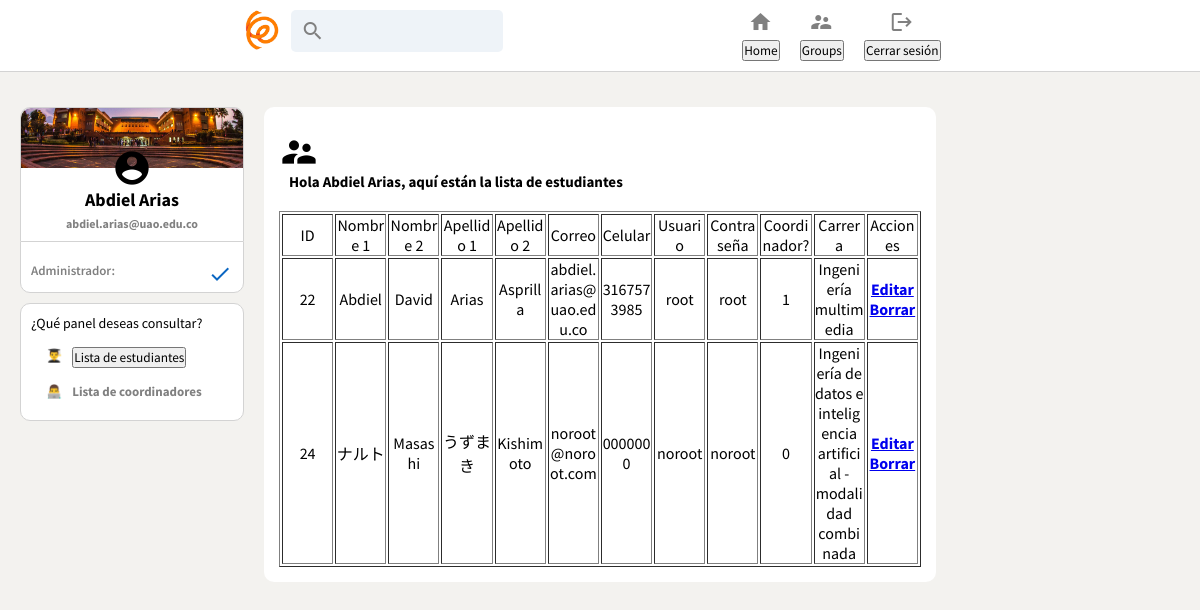
/ogedb-project/lista-estudiante.php (signed in), run on an earlier commit of the app's database.
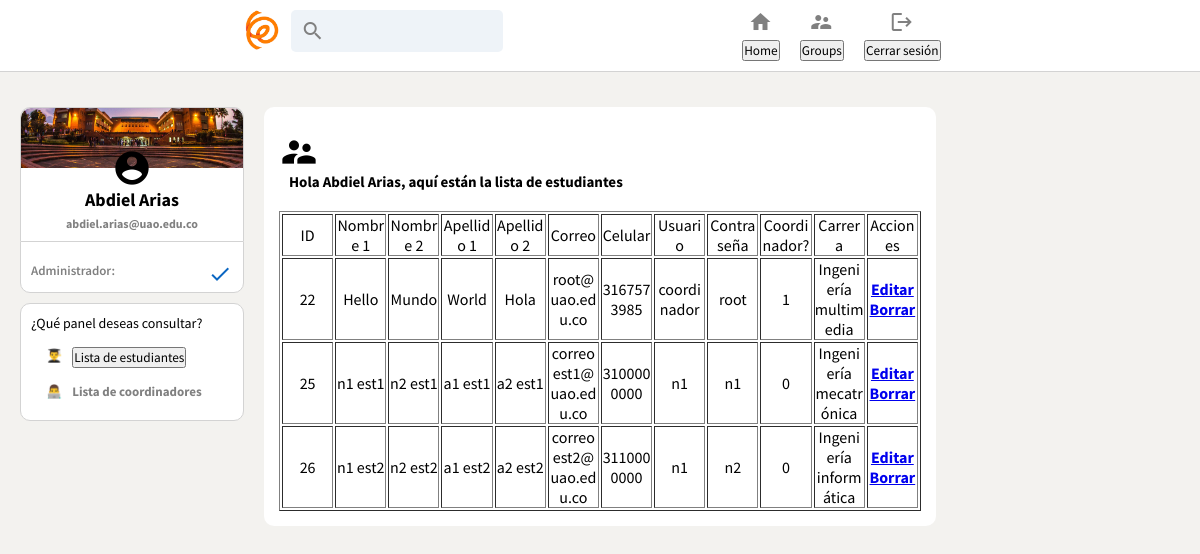
And on a later commit of the database.
### tables this page shows
CREATE TABLE `cuentas` (
  `idCuenta` int(11) NOT NULL,
  `nombre1Cuenta` varchar(50) NOT NULL,
  `nombre2Cuenta` varchar(50) NOT NULL,
  `apellido1Cuenta` varchar(50) NOT NULL,
  `apellido2Cuenta` varchar(50) NOT NULL,
  `correoInstitucional` varchar(100) NOT NULL,
  `numeroCelular` varchar(10) NOT NULL,
  `usuarioCuenta` varchar(50) NOT NULL,
  `contraseniaCuenta` varchar(50) NOT NULL,
  `esCoordinador` tinyint(1) NOT NULL,
  `nombreCarrera` varchar(255) NOT NULL
);

### ogedb-project/lista-estudiante.php (the view, shortened to what this page needs)
<?php
if (isset($_SESSION['idAdmin']) && isset($_SESSION['user_name'])) {
 ?>
<html lang="en">
<head>
    <link rel="stylesheet" type="text/css" href="css/sourcesanspro-font.css">
    <link rel="stylesheet" href="css/style.css">
    <link rel="stylesheet" href="css/stylehome_pro.css" />
</head>
<body>
    <div class="header">
        <div class="header__left">
            <img src="images/oge_student.png" alt="" onclick="window.open('home_pro.php','_self');"/>
            <div class="header__search">
            <i class="material-icons"> search </i>
            <input type="text">
            </div>
        </div>
        <div class="header__right">
            <div class="headerOption">
            <i class="material-icons headerOption__icon"> home </i>
            <h3><a href="home_pro.php"><input type="button" value="Home"></a></h3>
        </div>
        <div class="headerOption">
            <i class="material-icons headerOption__icon"> supervisor_account </i>
            <h3><a href="grupos.php"><input type="button" value="Groups"></a></h3>
        </div>
        <div class="headerOption">
            <i class="material-icons headerOption__icon" type=> logout </i>
            <h3><a href="logout.php"><input type="button" value="Cerrar sesión"></a></h3>
        </div>
        </div>
    </div>
    <div class="body__main">
        <div class="sidebar">
            <div class="sidebar__top">
                <img src="images/CAMPUS-PLANEACION.jpg" alt="" />
                <i class="material-icons sidebar__topAvatar"> account_circle </i>
                <h2><?php echo $_SESSION['nombre1Admin']; ?> <?php echo $_SESSION['apellido1Admin']?></h2>
                <h4><?php echo $_SESSION['correoAdmin']; ?></h4>
            </div>
            <div class="sidebar__stats">
                <div class="sidebar__stat">
                    <p>Administrador:</p>
                    <p class="sidebar__statNumber">
                       <i class="material-icons headerOption__icon">check</i>
                    </p>
                </div>
            </div>
            <div class="sidebar__bottom">
                <p>¿Qué panel deseas consultar?</p>
                <div class="sidebar__recentItem">
                    <span class="sidebar__hash">👨‍🎓</span>
                    <p>
                    <h3><a href="lista-estudiante.php"><input type="button" value="Lista de estudiantes"></a></h3>
                    </p>
                </div>
                <div class="sidebar__recentItem">
                    <span class="sidebar__hash">👨‍💻</span>
                    <p>Lista de coordinadores</p>
                </div>
            </div>
        </div>
        <div class="feed">
            <div class="post">
		<table border="1">
                <tr>
                <div class="post__header">
                    <td>ID</td>
                    <td>Nombre 1</td>
                    <td>Nombre 2</td>
                    <td>Apellido 1</td>
                    <td>Apellido 2</td>
                    <td>Correo</td>
                    <td>Celular</td>
                    <td>Usuario</td>
                    <td>Contraseña</td>
                    <td>Coordinador?</td>
                    <td>Carrera</td>
                    <td>Acciones</td>
                    <i class="material-icons sidebar__topAvatar"> supervisor_account </i>
                    <div class="post__info">
                        <h2>Hola <?php echo $_SESSION['nombre1Admin']?> <?php echo $_SESSION['apellido1Admin']?>,
                        aquí están la lista de estudiantes
                    </h2>
                    <br>
                    </div>
                </div>
                </tr>
                <?php
                    $sname= "localhost";
                    $unmae= "root";
                    $password = "root";
                    $db_name = "oge_bd";
                    $conn = mysqli_connect($sname, $unmae, $password, $db_name);
                $sqlshow ="SELECT * FROM cuentas";
                $resultshow = mysqli_query($conn,$sqlshow);
                if(mysqli_num_rows($resultshow)>0){
                    while($row = mysqli_fetch_assoc($resultshow)){
                        ?>
                <tr>
                <div class="feed__inputOptions">
                    <td><?php echo $row['idCuenta'];?></td>
                    <td><?php echo $row['nombre1Cuenta'];?></td>
                    <td><?php echo $row['nombre2Cuenta'];?></td>
                    <td><?php echo $row['apellido1Cuenta'];?></td>
                    <td><?php echo $row['apellido2Cuenta'];?></td>
                    <td><?php echo $row['correoInstitucional'];?></td>
                    <td><?php echo $row['numeroCelular'];?></td>
                    <td><?php echo $row['usuarioCuenta'];?></td>
                    <td><?php echo $row['contraseniaCuenta'];?></td>
                    <td><?php echo $row['esCoordinador'];?></td>
                    <td><?php echo $row['nombreCarrera'];?></td>
                    <td>
                        <h4>
                        <a href="editar-estudiante.php?idCuenta=<?php echo $row["idCuenta"];?>" class="">Editar</a>
                        <a href="borrar-estudiante.php?idCuenta=<?php echo $row["idCuenta"];?>" class="">Borrar</a>
                    </td>
                    </div>
                </div>
                <?php
                }
            }?>
</div>
</body>
</html>
<?php
}
?>

### ogedb-project/css/style.css (style rules this page uses)
body { margin: 0; }

### ogedb-project/css/stylehome_pro.css (style rules this page uses)
* { margin: 0; padding: 0; font-family: 'Source Sans Pro', sans-serif; }
body { background-color: #f3f2ef; display: flex; flex-direction: column; align-items: center; }
.header__left img { object-fit: contain; height: 40px; margin-right: 10px; }
.header { width: 100%; display: flex; position: sticky; top: 0; z-index: 999; justify-content: space-evenly; border-bottom: 0.1px solid lightgray; padding-top: 10px; padding-bottom: 10px; width: 100%; background-color: white; }
.header__left { display: flex; }
.header__right { display: flex; }
table { table-layout: fixed; width: 100%; word-wrap: break-word; text-align: center; }
.header__search { padding: 10px; display: flex; align-items: center; border-radius: 5px; height: 22px; color: gray; background-color: #eef3f8; }
.header__search > input { outline: none; border: none; background: none; }
.headerOption { display: flex; flex-direction: column; align-items: center; margin-right: 20px; color: gray; cursor: pointer; }
.headerOption h3 { font-size: 12px; margin-top: 10px; font-weight: 400; }
.headerOption__icon { margin-right: 5px; height: 20px; width: 20px; }
.body__main { display: flex; margin-top: 35px; max-width: 1200px; margin-left: 20px; margin-right: 20px; }
.sidebar { position: sticky; top: 80px; flex: 0.2; border-radius: 10px; text-align: center; height: fit-content; }
.sidebar__top > img { margin-bottom: -20px; width: 100%; height: 60px; border-top-left-radius: 10px; border-top-right-radius: 10px; object-fit: cover; }
.sidebar__top { display: flex; flex-direction: column; align-items: center; border: 1px solid lightgray; border-bottom: 0; border-top-left-radius: 10px; border-top-right-radius: 10px; background-color: white; padding-bottom: 10px; }
.sidebar__topAvatar { font-size: 40px; }
.sidebar__stats { padding: 10px; margin-bottom: 10px; border: 1px solid lightgray; background-color: white; border-bottom-left-radius: 10px; border-bottom-right-radius: 10px; }
.sidebar__stat { margin-top: 10px; display: flex; justify-content: space-between; }
.sidebar__stat > p { color: gray; font-size: 13px; font-weight: 600; }
.sidebar__statNumber { font-weight: bold; color: #0a66c2 !important; }
.sidebar__top > h4 { color: gray; font-size: 12px; margin-top: 5px; }
.sidebar__top > h2 { font-size: 18px; }
.sidebar__bottom { text-align: left; padding: 10px; border: 1px solid lightgray; background-color: white; border-radius: 10px; margin-top: 10px; }
.sidebar__recentItem { display: flex; font-size: 13px; color: gray; font-weight: bolder; cursor: pointer; margin-bottom: 5px; padding: 5px; }
.sidebar__hash { margin-right: 10px; margin-left: 10px; }
.sidebar__bottom > p { font-size: 14px; padding-bottom: 10px; }
.feed { flex: 0.6; margin: 0 20px; }
.feed__inputOptions { display: flex; justify-content: space-evenly; }
.post { background-color: white; padding: 15px; margin-bottom: 10px; border-radius: 10px; }
.post__header { display: flex; margin-bottom: 10px; }
.post__info { margin-left: 10px; }
.post__info > h2 { font-size: 15px; }

What changed in the data, as far as the page shows it:
removed cuentas: idCuenta "24", nombre1Cuenta "ナルト", nombre2Cuenta "Masashi", apellido1Cuenta "うずまき", apellido2Cuenta "Kishimoto", correoInstitucional "noroot@noroot.com", numeroCelular "0000000", usuarioCuenta "noroot", contraseniaCuenta "noroot", esCoordinador "0", nombreCarrera "Ingeniería de datos e inteligencia artificial - modalidad combinada"
changed cuentas "root": nombre1Cuenta "Abdiel" → "Hello"; nombre2Cuenta "David" → "Mundo"; apellido1Cuenta "Arias" → "World"; apellido2Cuenta "Asprilla" → "Hola"; correoInstitucional "abdiel.arias@uao.edu.co" → "root@uao.edu.co"; usuarioCuenta "root" → "coordinador"
added cuentas: idCuenta "25", nombre1Cuenta "n1 est1", nombre2Cuenta "n2 est1", apellido1Cuenta "a1 est1", apellido2Cuenta "a2 est1", correoInstitucional "correoest1@uao.edu.co", numeroCelular "3100000000", usuarioCuenta "n1", contraseniaCuenta "n1", esCoordinador "0", nombreCarrera "Ingeniería mecatrónica"
added cuentas: idCuenta "26", nombre1Cuenta "n1 est2", nombre2Cuenta "n2 est2", apellido1Cuenta "a1 est2", apellido2Cuenta "a2 est2", correoInstitucional "correoest2@uao.edu.co", numeroCelular "3110000000", usuarioCuenta "n1", contraseniaCuenta "n2", esCoordinador "0", nombreCarrera "Ingeniería informática"
